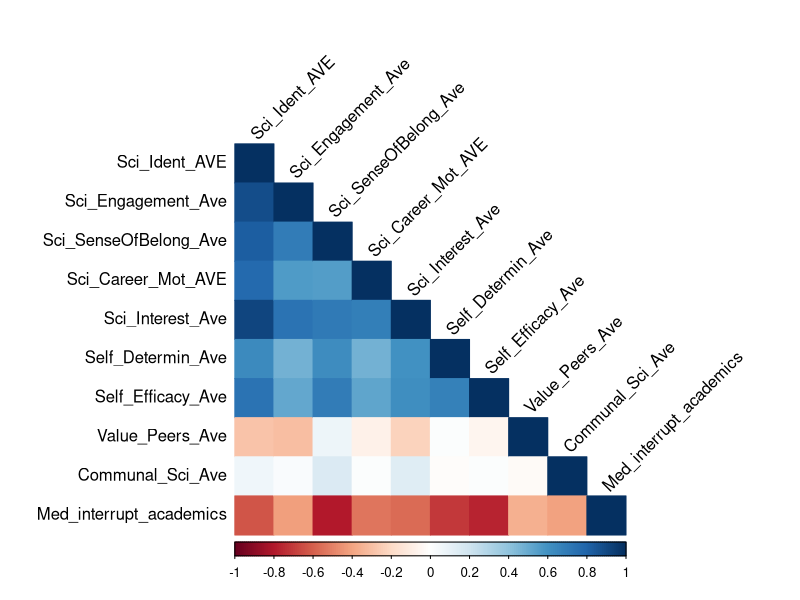

Write the R code that produced this figure.
## ---- chunk 1
# Install and load the 'readr' package for reading the data
# install.packages("readr")
library(readr)
library(corrplot)

# Create a variable with the dataset
data <- "Variable,Sci_Ident_AVE,Sci_Engagement_Ave,Sci_SenseOfBelong_Ave,Sci_Career_Mot_AVE,Sci_Interest_Ave,Self_Determin_Ave,Self_Efficacy_Ave,Value_Peers_Ave,Communal_Sci_Ave,Med_interrupt_academics
Sci_Ident_AVE,1,.664**,.602**,.579**,.676**,.452**,.523**,.110*,.261**,-0.001
Sci_Engagement_Ave,.664**,1,.601**,.507**,.609**,.448**,.454**,.158**,.285**,0.102
Sci_SenseOfBelong_Ave,.602**,.601**,1,.471**,.583**,.497**,.532**,.312**,.315**,-.150*
Sci_Career_Mot_AVE,.579**,.507**,.471**,1,.581**,.425**,.440**,.247**,.257**,0.006
Sci_Interest_Ave,.676**,.609**,.583**,.581**,1,.520**,.500**,.189**,.343**,0.029
Self_Determin_Ave,.452**,.448**,.497**,.425**,.520**,1,.509**,.260**,.221**,-0.095
Self_Efficacy_Ave,.523**,.454**,.532**,.440**,.500**,.509**,1,.201**,.216**,-.164*
Value_Peers_Ave,.110*,.158**,.312**,.247**,.189**,.260**,.201**,1,.214**,0.004
Communal_Sci_Ave,.261**,.285**,.315**,.257**,.343**,.221**,.216**,.214**,1,-0.013
Med_interrupt_academics,-0.001,0.102,-.150*,0.006,0.029,-0.095,-.164*,0.004,-0.013,1"

# Read the data into a dataframe
df <- read.csv(text = data, check.names = FALSE)

# Remove the asterisks and convert the columns to numeric
df[-1] <- sapply(df[-1], function(x) as.numeric(gsub("\\**", "", x)))

# View the reformatted dataframe
df

# Install and load the 'corrplot' package
# install.packages("corrplot")
library(corrplot)

# Create a subset of the dataframe without the first row and column
df_subset <- df[-1, -1]

# Extract the labels for the columns from the first row of df
col_labels <- unname(df[1, -1])

# Extract the labels for the rows from the first column of df
row_labels <- unname(df[-1, 1])

# Convert the subset to a correlation matrix
corr_matrix <- cor(df_subset)

# Create the correlation plot using corrplot
plot <- corrplot(corr_matrix, type = 'lower', method = 'color', tl.col = "black", tl.srt = 45)


## To Save####
# Save the plot as a PNG file
##png(file = "Projects/2023_saber/plots/correlations.png", width = 800, height = 600, bg = "transparent")
# Replace "/path/to/save/plot.png" with your desired file path

# Plot the correlation matrix
##corrplot(corr_matrix, type = 'lower', method = 'color', tl.col = "black", tl.srt = 45)

# Close the PNG device
## dev.off()
